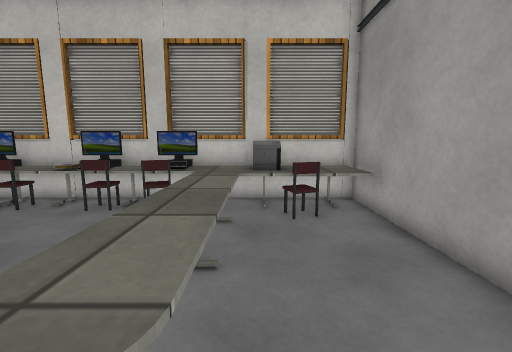
view 1 (above)

12 first-person views from a walk through a Unity game level. The camera is 1.2 m above the floor, tilts 8° down and sees 90° across. The floor is counted in squares, 0.5 m on a side. Each view is taken from the middle of a square. On the plan, view 1 faces up. The plan holds only what a view shows up to about 17 squares ahead; the rest is blank. The place goes on beyond the plan. The player character is not drawn. Some surface patterns are stand-ins.

view 2
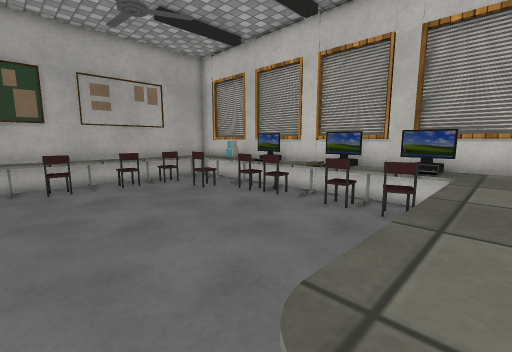

view 3
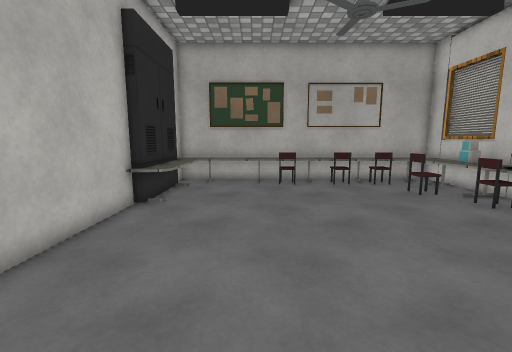

view 4
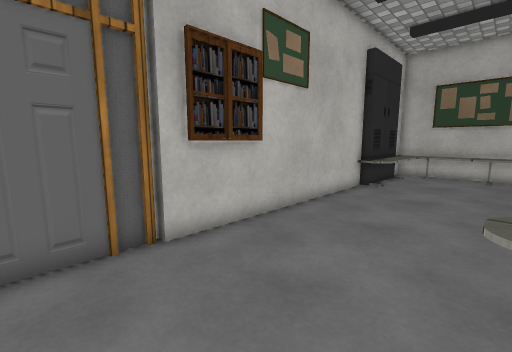

view 5
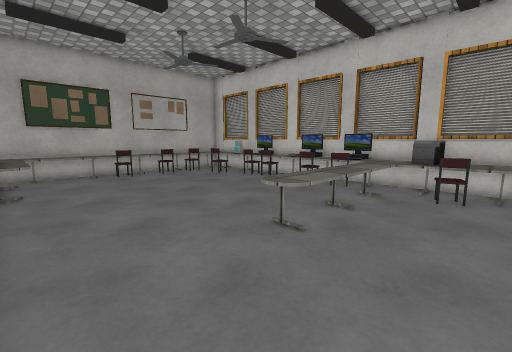

view 6
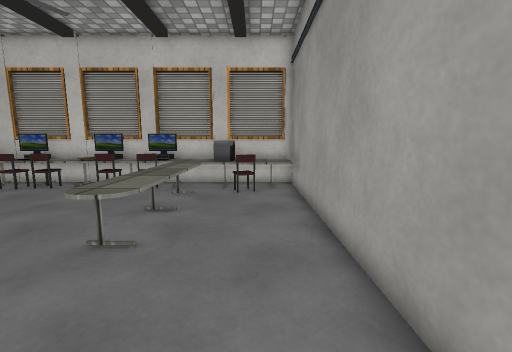

view 7
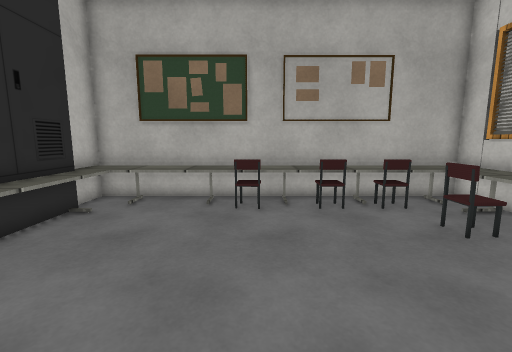

view 8
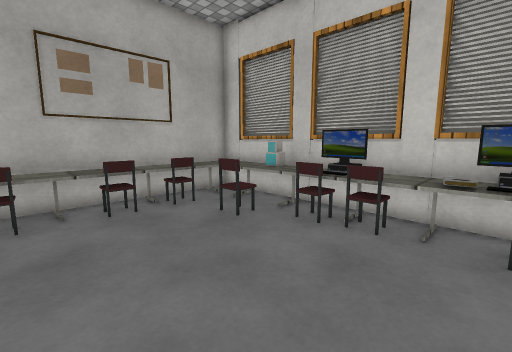

view 9
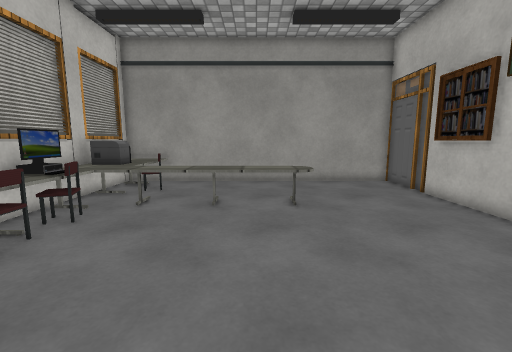

view 10
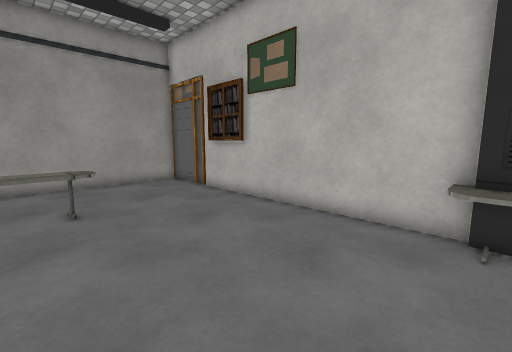

view 11
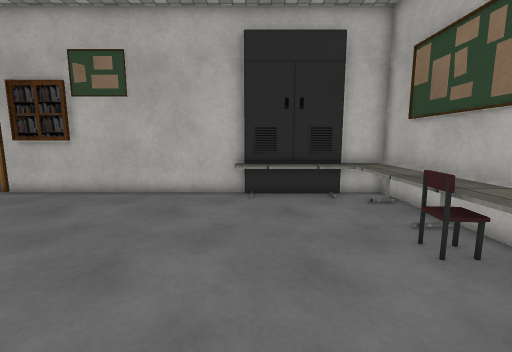

view 12
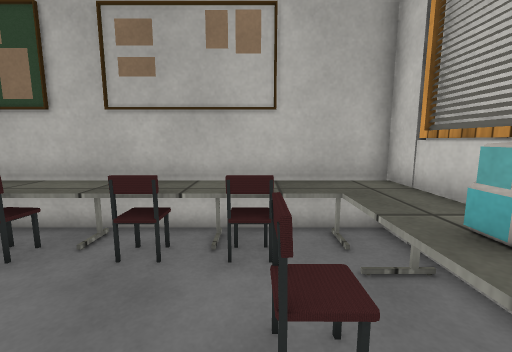

### Floor plan
Key: @ floor where view 1 was taken; # wall or solid block; . main floor; : floor 0.75 m higher than the main floor; / step, stairs or slope; = window, fence, low wall or low ledge; ^ raised ledge; O other object.
Columns run from 17 left of view 1 to 4 right of it. Each row starts with its distance up from view 1.
 11    ###################
 10 ###  ^^OO^O##^O^^##^^#
  9 #:::/^^#O^O#O^O^^OO^^#
  8 #:/.//.O ..  ##^^^O^^#
  7 #:/.OO.........^^....#
  6 #:/............^^....#
  5 O::............^^....#
  4 O::............^^....#
  3 #::............^^....#
  2 #::............^^....#
  1 O:O............^^....#
  0 O::..............@...#
 -1 O::..................#
 -2 O::..................#
 -3 #::=^^^=.............#
 -4 #:##^^^^.......OO....#
 -5 ###   ##########O#####

Positions as (right, up) in squares from view 1, and headings:
1: (0, 0), facing up
2: (-1, 0), facing up-left
3: (-1, 0), facing left
4: (3, 1), facing down-left
5: (3, -4), facing up-left
6: (2, -4), facing up
7: (-6, 2), facing left
8: (-6, 2), facing up-left
9: (-11, 3), facing right
10: (-11, 3), facing down-right
11: (-11, 7), facing down
12: (-10, 7), facing left
